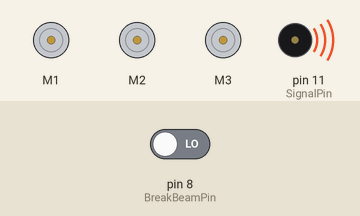
This sketch was run on a simulated Arduino Uno, built with avr-gcc and run on an emulated ATmega328P. Parts: 3 × DC motor (green arrow = forward, orange = backward, longer = faster), buzzer (waves = sounding). Inputs (shaded band) come from the test bench; at power-on: pin 8 (BreakBeamPin) LOW. What the sketch prints to the serial monitor is not drawn.

Above: at 0.1 s.
Timing chart, 0 to 1.6 s (numbered marks = the images above):
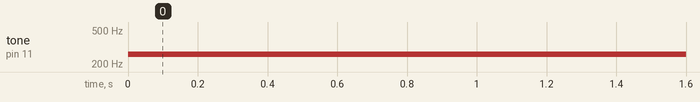

Measured:
- by itself, tone on pin 11 (SignalPin): silent → 260 Hz at 0.00 s

The sketch:

Ard_FullDriveControl.ino
```cpp
#include <Wire.h>
#include <Adafruit_MotorShield.h>
#include "utility/Adafruit_PWMServoDriver.h"

//Variables

char Incoming = 0;  //Used to store the incoming character from the serial port
String IncDat;  //Used to store the incoming data from the serial port as a string

byte DominoCount = 0; //Counts number of dominoes dispensed

byte SignalPin = 11; //Pin to connect to indicator LED or buzzer
byte BreakBeamPin = 8; //Pin to connect to breakbeam data pin.
byte BreakBState = 0; //Variable to store

byte LeftDirection;
byte RightDirection;
byte DispenserDirection;

long RightSpeed = 0;
long LeftSpeed = 0;
long leftdir = 0;
long righdir = 0;
long DispenserSpeed = 0;

String RSpeed =String("");
String LSpeed;
String RDirection;
String LDirection;


//Motor Shield

Adafruit_MotorShield AFMS = Adafruit_MotorShield();
Adafruit_DCMotor *LEFT = AFMS.getMotor(1);  //Left Drive
Adafruit_DCMotor *RIGHT = AFMS.getMotor(2); //Right Drive
Adafruit_DCMotor *DISPENSE = AFMS.getMotor(3);  //Domino Motor


void setup()
{
    AFMS.begin();   //Start motor shield
    pinMode(SignalPin, OUTPUT);
    Serial.begin(9600);  //Open serial port

    IncDat.reserve(200); //Reserve 200 bytes for the incoming serial data


    LEFT->setSpeed(150); //Start both motors
    LEFT->run(FORWARD);
    LEFT->run(RELEASE);

    RIGHT->setSpeed(150);
    RIGHT->run(FORWARD);
    RIGHT->run(RELEASE);

    DISPENSE->setSpeed(150);
    DISPENSE->run(FORWARD);
    DISPENSE->run(RELEASE);

    Serial.println("1500"); //Indicates to python that the Arduino is ready
                            //Windows Only?
    tone(SignalPin, 1800, 1500); //Beep for 1.5 seconds (high pitch)
}

void loop()
{
    while (DominoCount <40)
    {
        BreakBState = digitalRead(BreakBeamPin);
        if (BreakBState == HIGH)
        {
            while (BreakBState == HIGH)
            {
                BreakBState = digitalRead(BreakBeamPin); //Makes sure dominoes are not double counted
            }

            DominoCount += 1;
        }

        if (Serial.available())
        {
            while (Serial.available())
            {
                Incoming=Serial.read();

                if (Incoming==char(003))
                {
                    RSpeed=IncDat.substring(0,3);
                    LSpeed =IncDat.substring(3,6);
                    RDirection =IncDat.substring(6,7);
                    LDirection = IncDat.substring(7,8);
                    IncDat=""; //Clear IncDat for next serial transmission
                }
                else
                {
                    IncDat += Incoming; //Append most recent character to IncDat string
                }
            }
        }

        //Convert separated string to long with string.toInt
         RightSpeed=RSpeed.toInt();
         LeftSpeed= LSpeed.toInt();
         leftdir=LDirection.toInt();
         righdir=RDirection.toInt();

        //Convert leftdir and righdir (Left and Right directional info) to bytes. Req'd for adafruit library

        LeftDirection=leftdir;
        RightDirection=righdir;
        DispenserSpeed = 0;
        DispenserDirection = 0; //Should always be either one or two, depending on motor mount orientation.
        RunMotors(RightSpeed, LeftSpeed, DispenserSpeed, RightDirection, LeftDirection, DispenserDirection);
    }

}


void RunMotors(int rs, int ls, int ds, byte rd, byte ld, byte dd) //Run two drive motors
{
    LEFT->setSpeed(rs);
    LEFT->run(rd);
    RIGHT->setSpeed(ls);
    RIGHT->run(ld);
    DISPENSE->setSpeed(ds);
    DISPENSE->run(dd);

    if(rs == 0 && ls == 0)
    {
        tone(SignalPin, 260); //During running, if motors are told not to move, that means that it has lost the laser.Play a low tone.
    }
    else
    {
        noTone(SignalPin); //As soon as the motors move, do not play the warning low tone.
    }
}
```
